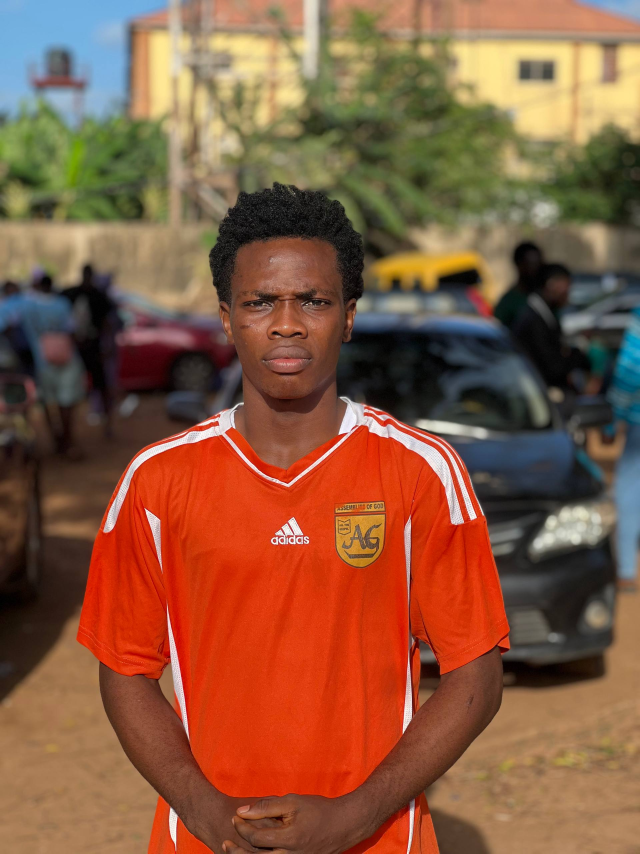
#> input picture adeleke.png.jpg, 1920 x 2560 px (shown at 1/3 size)
$ python -i optimise_photos.py   (imports and definitions only)
#> lines starting #> are read from the running program, lines starting #| are printed output that depends on the picture
"""Make web-sized copies of club photos (originals are never touched).

Usage (from the repo root, needs Pillow: pip install pillow):
    python3 tools/optimise_photos.py player images/NEWGUY.jpg      -> images/players/newguy.jpg
    python3 tools/optimise_photos.py photo  images/match9.jpg      -> images/photos/match9.jpg
"""
import sys
from pathlib import Path
from PIL import Image, ImageOps

def player(src: Path) -> Path:
#> called with src = '../adeleke.png.jpg'
    im = ImageOps.exif_transpose(Image.open(src)).convert("RGB")
#> im is the input picture: PIL image 1920x2560 RGB; mean R, G, B 136.3, 90, 64.1
    w, h = im.size
#> w = 1920; h = 2560
    # 4:5 portrait crop, keep the top of the frame (faces sit high in our shots)
    tw = min(w, int(h * 4 / 5)); th = int(tw * 5 / 4)
#> after `tw = min(w, int(h * 4 / 5))`: tw = 1920
#> after `th = int(tw * 5 / 4)`: th = 2400
    left = (w - tw) // 2
#> left = 0
    im = im.crop((left, 0, left + tw, th)).resize((640, 800), Image.LANCZOS)
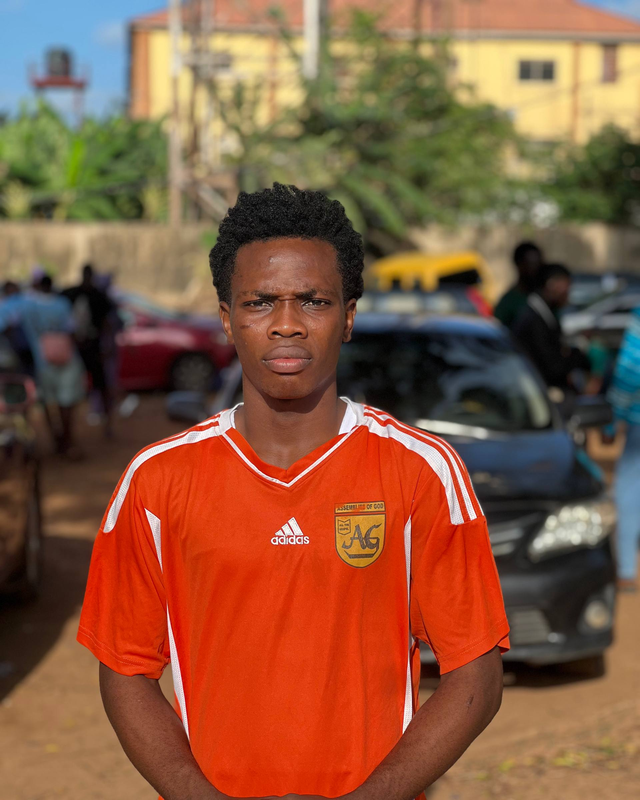
#> im: PIL image 640x800 RGB; mean R, G, B 135.3, 89.6, 64
#> (the run stopped early here; a loop or call above may not have finished)

$ run again, on divine.png.jpg
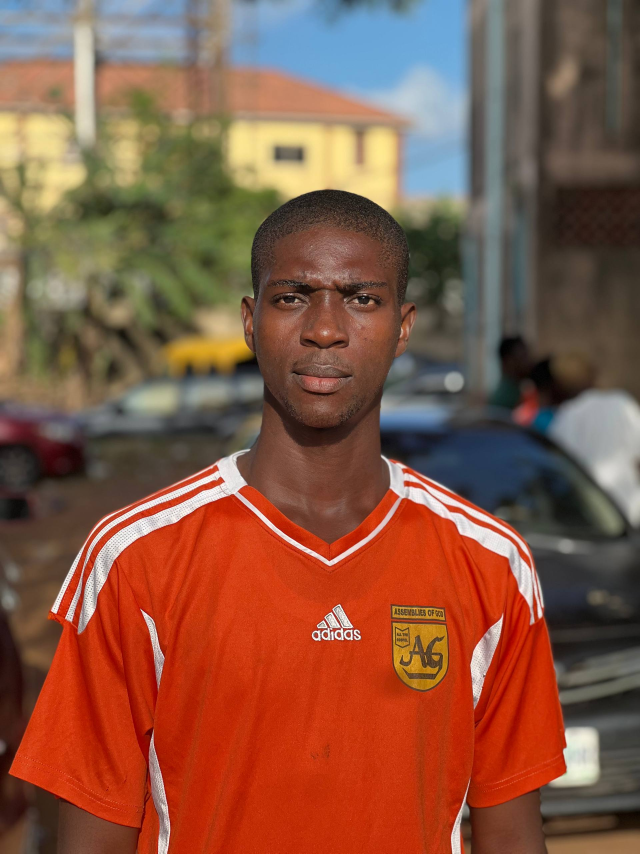
#> input picture divine.png.jpg, 1920 x 2560 px (shown at 1/3 size)
#> in player, im is the input picture: PIL image 1920x2560 RGB; mean R, G, B 134.6, 87.7, 67.9
#> in player, `im = im.crop((left, 0, left + tw, th)).resize((640, 800), Image.LANCZOS)`:
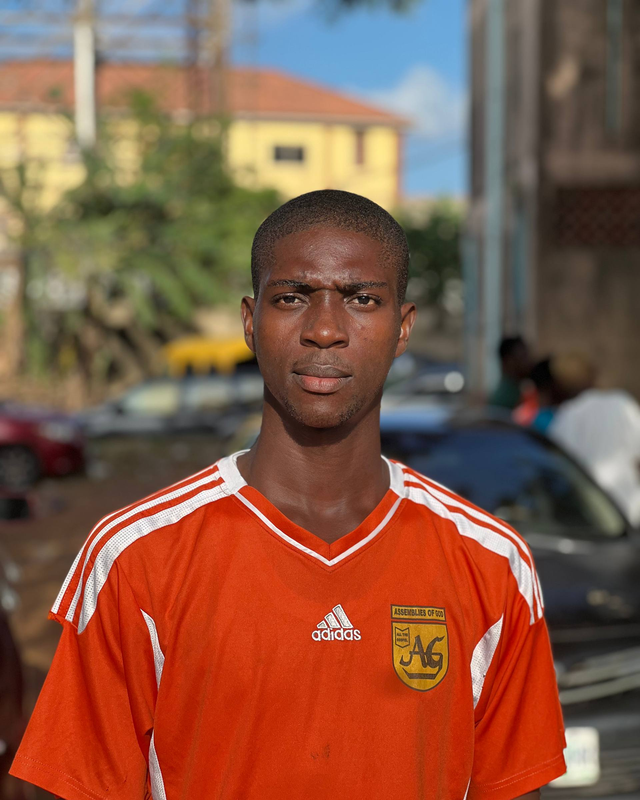
#> im: PIL image 640x800 RGB; mean R, G, B 133.9, 89.9, 70.6

$ run again, on praise.png.jpg
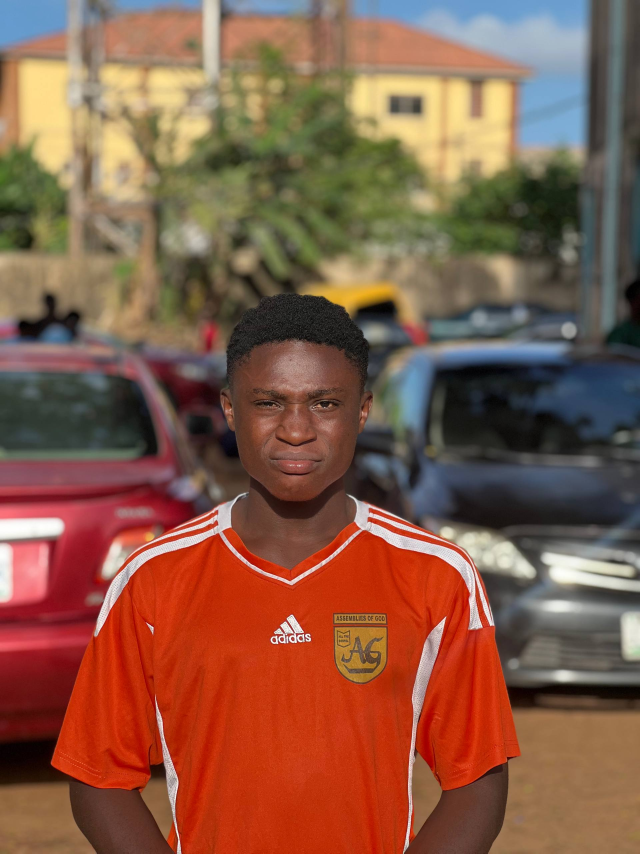
#> input picture praise.png.jpg, 1920 x 2560 px (shown at 1/3 size)
#> in player, im is the input picture: PIL image 1920x2560 RGB; mean R, G, B 134.3, 91.2, 71.3
#> in player, `im = im.crop((left, 0, left + tw, th)).resize((640, 800), Image.LANCZOS)`:
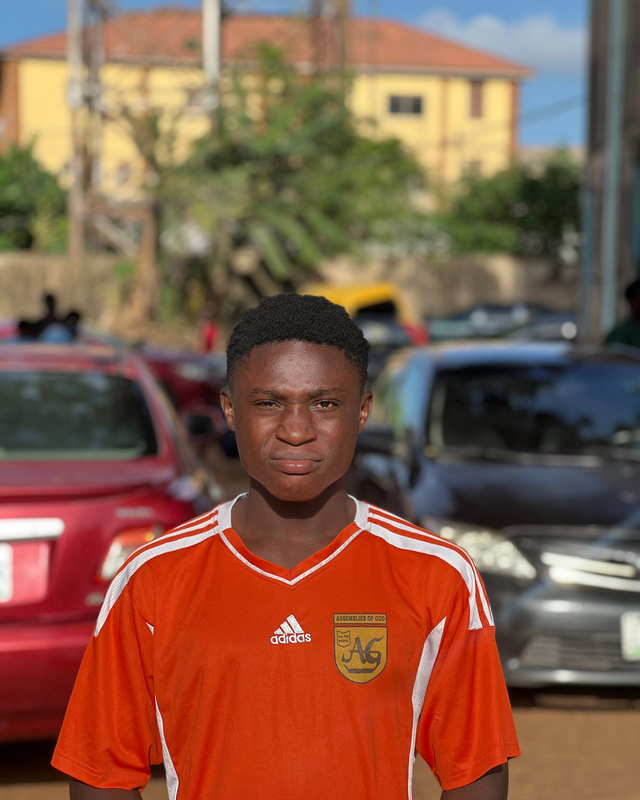
#> im: PIL image 640x800 RGB; mean R, G, B 133.2, 92.4, 73.2

$ run again, on wale.png.jpg
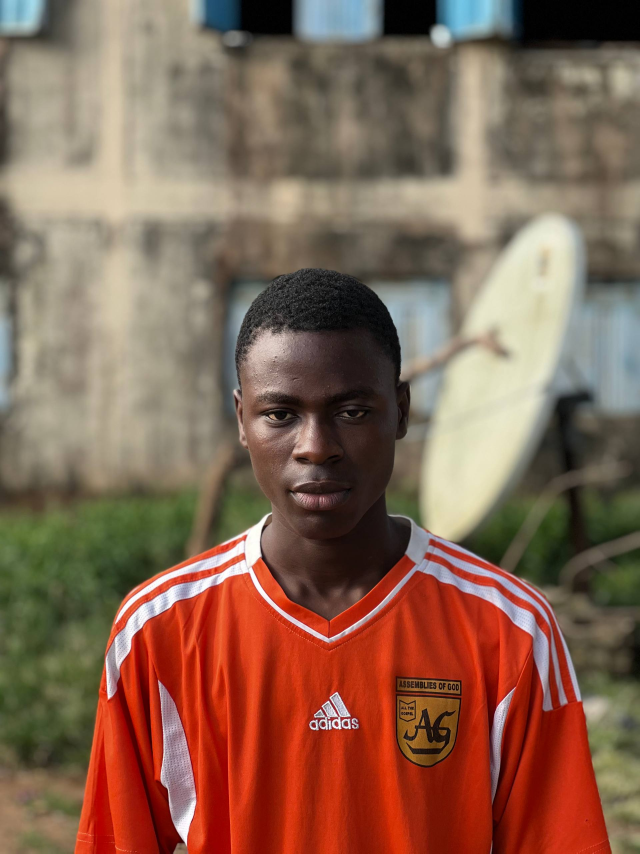
#> input picture wale.png.jpg, 1920 x 2560 px (shown at 1/3 size)
#> in player, im is the input picture: PIL image 1920x2560 RGB; mean R, G, B 134.2, 101.3, 83
#> in player, `im = im.crop((left, 0, left + tw, th)).resize((640, 800), Image.LANCZOS)`:
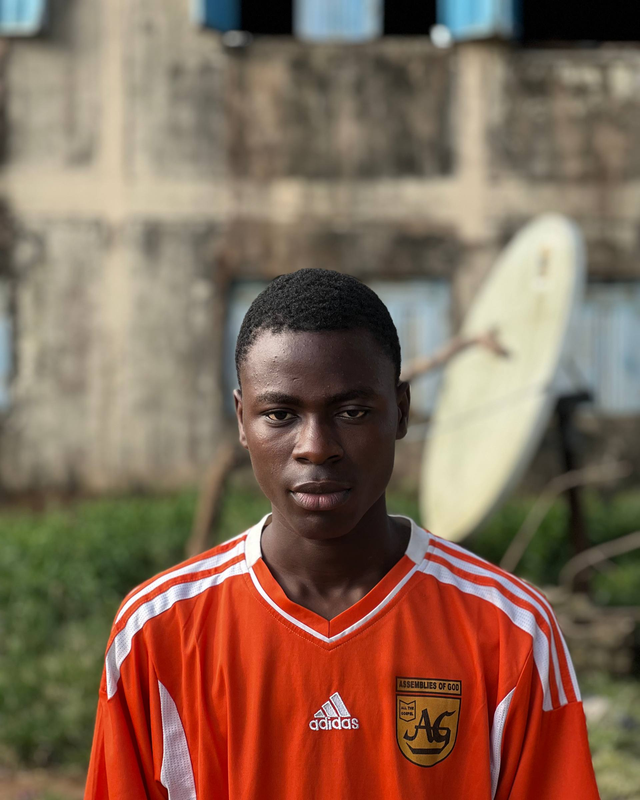
#> im: PIL image 640x800 RGB; mean R, G, B 132.5, 104.7, 86.8
